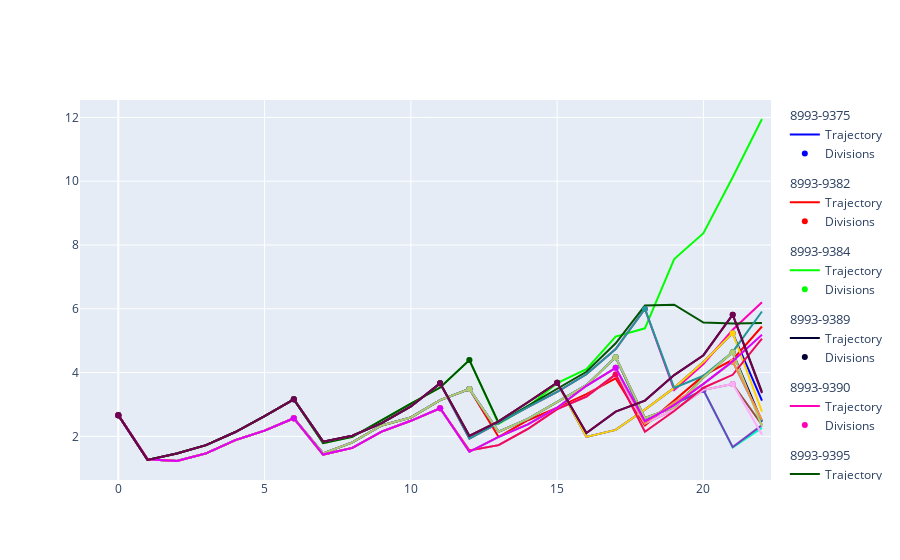

Write notebook code for a chart like this one.
### Code cell
fig = plot_cell_trajectory(
    lin0,
    "AREA",
    # start_noi=9051,
    # end_noi=[9470, 9476],
    # end_noi=9470,
    # show_divisions=False,
    color_palette=cm,
)
fig.show()

### Figure 1 — Plotly figure (JSON) as saved in the notebook; plotly's stock layout.template omitted (floating-point values rounded to 4 significant figures)
{"data": [{"legendgroup": "8993-9375", "legendgrouptitle": {"text": "8993-9375"}, "line": {"color": "rgb(0, 0, 255)"}, "mode": "lines", "name": "Trajectory", "type": "scatter", "x": [0, 1, 2, 3, 4, 5, 6, 7, 8, 9, 10, 11, 12, 13, 14, 15, 16, 17, 18, 19, 20, 21, 22], "y": [2.666, 1.263, 1.462, 1.727, 2.137, 2.632, 3.161, 1.835, 2.022, 2.412, 2.937, 3.662, 2.013, 2.469, 3.07, 3.682, 1.983, 2.202, 2.838, 3.521, 4.332, 5.237, 3.124]}, {"legendgroup": "8993-9375", "marker": {"color": "rgb(0, 0, 255)"}, "mode": "markers", "name": "Divisions", "type": "scatter", "x": [0, 6, 11, 15, 21], "y": [2.666, 3.161, 3.662, 3.682, 5.237]}, {"legendgroup": "8993-9382", "legendgrouptitle": {"text": "8993-9382"}, "line": {"color": "rgb(255, 0, 0)"}, "mode": "lines", "name": "Trajectory", "type": "scatter", "x": [0, 1, 2, 3, 4, 5, 6, 7, 8, 9, 10, 11, 12, 13, 14, 15, 16, 17, 18, 19, 20, 21, 22], "y": [2.666, 1.282, 1.228, 1.467, 1.883, 2.18, 2.569, 1.469, 1.811, 2.343, 2.592, 3.137, 3.486, 1.983, 2.506, 2.898, 3.321, 3.818, 2.345, 3.13, 3.905, 4.406, 5.445]}, {"legendgroup": "8993-9382", "marker": {"color": "rgb(255, 0, 0)"}, "mode": "markers", "name": "Divisions", "type": "scatter", "x": [0, 6, 12], "y": [2.666, 2.569, 3.486]}, {"legendgroup": "8993-9384", "legendgrouptitle": {"text": "8993-9384"}, "line": {"color": "rgb(0, 255, 0)"}, "mode": "lines", "name": "Trajectory", "type": "scatter", "x": [0, 1, 2, 3, 4, 5, 6, 7, 8, 9, 10, 11, 12, 13, 14, 15, 16, 17, 18, 19, 20, 21, 22], "y": [2.666, 1.263, 1.462, 1.727, 2.137, 2.632, 3.161, 1.79, 1.987, 2.514, 3.029, 3.532, 4.391, 2.395, 2.931, 3.669, 4.105, 5.131, 5.389, 7.558, 8.37, 10.13, 11.95]}, {"legendgroup": "8993-9384", "marker": {"color": "rgb(0, 255, 0)"}, "mode": "markers", "name": "Divisions", "type": "scatter", "x": [0, 6, 12], "y": [2.666, 3.161, 4.391]}, {"legendgroup": "8993-9389", "legendgrouptitle": {"text": "8993-9389"}, "line": {"color": "rgb(0, 0, 51)"}, "mode": "lines", "name": "Trajectory", "type": "scatter", "x": [0, 1, 2, 3, 4, 5, 6, 7, 8, 9, 10, 11, 12, 13, 14, 15, 16, 17, 18, 19, 20, 21, 22], "y": [2.666, 1.282, 1.228, 1.467, 1.883, 2.18, 2.569, 1.469, 1.811, 2.343, 2.592, 3.137, 3.486, 2.146, 2.547, 3.085, 3.606, 4.484, 2.579, 2.909, 3.844, 4.636, 2.46]}, {"legendgroup": "8993-9389", "marker": {"color": "rgb(0, 0, 51)"}, "mode": "markers", "name": "Divisions", "type": "scatter", "x": [0, 6, 12, 17, 21], "y": [2.666, 2.569, 3.486, 4.484, 4.636]}, {"legendgroup": "8993-9390", "legendgrouptitle": {"text": "8993-9390"}, "line": {"color": "rgb(255, 0, 182)"}, "mode": "lines", "name": "Trajectory", "type": "scatter", "x": [0, 1, 2, 3, 4, 5, 6, 7, 8, 9, 10, 11, 12, 13, 14, 15, 16, 17, 18, 19, 20, 21, 22], "y": [2.666, 1.263, 1.462, 1.727, 2.137, 2.632, 3.161, 1.835, 2.022, 2.412, 2.937, 3.662, 1.926, 2.428, 2.92, 3.395, 3.948, 4.738, 5.996, 3.452, 4.269, 5.343, 6.205]}, {"legendgroup": "8993-9390", "marker": {"color": "rgb(255, 0, 182)"}, "mode": "markers", "name": "Divisions", "type": "scatter", "x": [0, 6, 11, 18], "y": [2.666, 3.161, 3.662, 5.996]}, {"legendgroup": "8993-9395", "legendgrouptitle": {"text": "8993-9395"}, "line": {"color": "rgb(0, 83, 0)"}, "mode": "lines", "name": "Trajectory", "type": "scatter", "x": [0, 1, 2, 3, 4, 5, 6, 7, 8, 9, 10, 11, 12, 13, 14, 15, 16, 17, 18, 19, 20, 21, 22], "y": [2.666, 1.263, 1.462, 1.727, 2.137, 2.632, 3.161, 1.79, 1.987, 2.514, 3.029, 3.532, 4.391, 2.425, 2.957, 3.499, 4.026, 4.918, 6.1, 6.129, 5.569, 5.543, 5.556]}, {"legendgroup": "8993-9395", "marker": {"color": "rgb(0, 83, 0)"}, "mode": "markers", "name": "Divisions", "type": "scatter", "x": [0, 6, 12], "y": [2.666, 3.161, 4.391]}, {"legendgroup": "8993-9398", "legendgrouptitle": {"text": "8993-9398"}, "line": {"color": "rgb(255, 211, 0)"}, "mode": "lines", "name": "Trajectory", "type": "scatter", "x": [0, 1, 2, 3, 4, 5, 6, 7, 8, 9, 10, 11, 12, 13, 14, 15, 16, 17, 18, 19, 20, 21, 22], "y": [2.666, 1.263, 1.462, 1.727, 2.137, 2.632, 3.161, 1.835, 2.022, 2.412, 2.937, 3.662, 2.013, 2.469, 3.07, 3.682, 1.983, 2.202, 2.838, 3.521, 4.332, 5.237, 2.779]}, {"legendgroup": "8993-9398", "marker": {"color": "rgb(255, 211, 0)"}, "mode": "markers", "name": "Divisions", "type": "scatter", "x": [0, 6, 11, 15, 21], "y": [2.666, 3.161, 3.662, 3.682, 5.237]}, {"legendgroup": "8993-9402", "legendgrouptitle": {"text": "8993-9402"}, "line": {"color": "rgb(0, 159, 255)"}, "mode": "lines", "name": "Trajectory", "type": "scatter", "x": [0, 1, 2, 3, 4, 5, 6, 7, 8, 9, 10, 11, 12, 13, 14, 15, 16, 17, 18, 19, 20, 21, 22], "y": [2.666, 1.282, 1.228, 1.467, 1.883, 2.18, 2.569, 1.43, 1.638, 2.148, 2.488, 2.883, 1.516, 1.985, 2.378, 2.898, 3.586, 4.148, 2.408, 3.063, 3.642, 4.343, 2.488]}, {"legendgroup": "8993-9402", "marker": {"color": "rgb(0, 159, 255)"}, "mode": "markers", "name": "Divisions", "type": "scatter", "x": [0, 6, 11, 17, 21], "y": [2.666, 2.569, 2.883, 4.148, 4.343]}, {"legendgroup": "8993-9416", "legendgrouptitle": {"text": "8993-9416"}, "line": {"color": "rgb(154, 77, 66)"}, "mode": "lines", "name": "Trajectory", "type": "scatter", "x": [0, 1, 2, 3, 4, 5, 6, 7, 8, 9, 10, 11, 12, 13, 14, 15, 16, 17, 18, 19, 20, 21, 22], "y": [2.666, 1.282, 1.228, 1.467, 1.883, 2.18, 2.569, 1.43, 1.638, 2.148, 2.488, 2.883, 1.558, 1.725, 2.232, 2.855, 3.25, 3.944, 2.408, 2.842, 3.458, 3.642, 2.358]}, {"legendgroup": "8993-9416", "marker": {"color": "rgb(154, 77, 66)"}, "mode": "markers", "name": "Divisions", "type": "scatter", "x": [0, 6, 11, 17, 21], "y": [2.666, 2.569, 2.883, 3.944, 3.642]}, {"legendgroup": "8993-9440", "legendgrouptitle": {"text": "8993-9440"}, "line": {"color": "rgb(0, 255, 190)"}, "mode": "lines", "name": "Trajectory", "type": "scatter", "x": [0, 1, 2, 3, 4, 5, 6, 7, 8, 9, 10, 11, 12, 13, 14, 15, 16, 17, 18, 19, 20, 21, 22], "y": [2.666, 1.282, 1.228, 1.467, 1.883, 2.18, 2.569, 1.469, 1.811, 2.343, 2.592, 3.137, 3.486, 2.146, 2.547, 3.085, 3.606, 4.484, 2.477, 3.009, 3.454, 1.653, 2.265]}, {"legendgroup": "8993-9440", "marker": {"color": "rgb(0, 255, 190)"}, "mode": "markers", "name": "Divisions", "type": "scatter", "x": [0, 6, 12, 17, 20], "y": [2.666, 2.569, 3.486, 4.484, 3.454]}, {"legendgroup": "8993-9444", "legendgrouptitle": {"text": "8993-9444"}, "line": {"color": "rgb(120, 63, 193)"}, "mode": "lines", "name": "Trajectory", "type": "scatter", "x": [0, 1, 2, 3, 4, 5, 6, 7, 8, 9, 10, 11, 12, 13, 14, 15, 16, 17, 18, 19, 20, 21, 22], "y": [2.666, 1.282, 1.228, 1.467, 1.883, 2.18, 2.569, 1.469, 1.811, 2.343, 2.592, 3.137, 3.486, 2.146, 2.547, 3.085, 3.606, 4.484, 2.477, 3.009, 3.454, 1.664, 2.352]}, {"legendgroup": "8993-9444", "marker": {"color": "rgb(120, 63, 193)"}, "mode": "markers", "name": "Divisions", "type": "scatter", "x": [0, 6, 12, 17, 20], "y": [2.666, 2.569, 3.486, 4.484, 3.454]}, {"legendgroup": "8993-9446", "legendgrouptitle": {"text": "8993-9446"}, "line": {"color": "rgb(31, 150, 152)"}, "mode": "lines", "name": "Trajectory", "type": "scatter", "x": [0, 1, 2, 3, 4, 5, 6, 7, 8, 9, 10, 11, 12, 13, 14, 15, 16, 17, 18, 19, 20, 21, 22], "y": [2.666, 1.263, 1.462, 1.727, 2.137, 2.632, 3.161, 1.835, 2.022, 2.412, 2.937, 3.662, 1.926, 2.428, 2.92, 3.395, 3.948, 4.738, 5.996, 3.521, 3.901, 4.647, 5.916]}, {"legendgroup": "8993-9446", "marker": {"color": "rgb(31, 150, 152)"}, "mode": "markers", "name": "Divisions", "type": "scatter", "x": [0, 6, 11, 18], "y": [2.666, 3.161, 3.662, 5.996]}, {"legendgroup": "8993-9448", "legendgrouptitle": {"text": "8993-9448"}, "line": {"color": "rgb(255, 172, 253)"}, "mode": "lines", "name": "Trajectory", "type": "scatter", "x": [0, 1, 2, 3, 4, 5, 6, 7, 8, 9, 10, 11, 12, 13, 14, 15, 16, 17, 18, 19, 20, 21, 22], "y": [2.666, 1.282, 1.228, 1.467, 1.883, 2.18, 2.569, 1.43, 1.638, 2.148, 2.488, 2.883, 1.558, 1.725, 2.232, 2.855, 3.25, 3.944, 2.408, 2.842, 3.458, 3.642, 2.057]}, {"legendgroup": "8993-9448", "marker": {"color": "rgb(255, 172, 253)"}, "mode": "markers", "name": "Divisions", "type": "scatter", "x": [0, 6, 11, 17, 21], "y": [2.666, 2.569, 2.883, 3.944, 3.642]}, {"legendgroup": "8993-9449", "legendgrouptitle": {"text": "8993-9449"}, "line": {"color": "rgb(177, 204, 113)"}, "mode": "lines", "name": "Trajectory", "type": "scatter", "x": [0, 1, 2, 3, 4, 5, 6, 7, 8, 9, 10, 11, 12, 13, 14, 15, 16, 17, 18, 19, 20, 21, 22], "y": [2.666, 1.282, 1.228, 1.467, 1.883, 2.18, 2.569, 1.469, 1.811, 2.343, 2.592, 3.137, 3.486, 2.146, 2.547, 3.085, 3.606, 4.484, 2.579, 2.909, 3.844, 4.636, 2.313]}, {"legendgroup": "8993-9449", "marker": {"color": "rgb(177, 204, 113)"}, "mode": "markers", "name": "Divisions", "type": "scatter", "x": [0, 6, 12, 17, 21], "y": [2.666, 2.569, 3.486, 4.484, 4.636]}, {"legendgroup": "8993-9463", "legendgrouptitle": {"text": "8993-9463"}, "line": {"color": "rgb(241, 8, 92)"}, "mode": "lines", "name": "Trajectory", "type": "scatter", "x": [0, 1, 2, 3, 4, 5, 6, 7, 8, 9, 10, 11, 12, 13, 14, 15, 16, 17, 18, 19, 20, 21, 22], "y": [2.666, 1.282, 1.228, 1.467, 1.883, 2.18, 2.569, 1.43, 1.638, 2.148, 2.488, 2.883, 1.558, 1.725, 2.232, 2.855, 3.25, 3.944, 2.143, 2.794, 3.525, 3.931, 5.061]}, {"legendgroup": "8993-9463", "marker": {"color": "rgb(241, 8, 92)"}, "mode": "markers", "name": "Divisions", "type": "scatter", "x": [0, 6, 11, 17], "y": [2.666, 2.569, 2.883, 3.944]}, {"legendgroup": "8993-9465", "legendgrouptitle": {"text": "8993-9465"}, "line": {"color": "rgb(254, 143, 66)"}, "mode": "lines", "name": "Trajectory", "type": "scatter", "x": [0, 1, 2, 3, 4, 5, 6, 7, 8, 9, 10, 11, 12, 13, 14, 15, 16, 17, 18, 19, 20, 21, 22], "y": [2.666, 1.282, 1.228, 1.467, 1.883, 2.18, 2.569, 1.43, 1.638, 2.148, 2.488, 2.883, 1.516, 1.985, 2.378, 2.898, 3.586, 4.148, 2.408, 3.063, 3.642, 4.343, 2.519]}, {"legendgroup": "8993-9465", "marker": {"color": "rgb(254, 143, 66)"}, "mode": "markers", "name": "Divisions", "type": "scatter", "x": [0, 6, 11, 17, 21], "y": [2.666, 2.569, 2.883, 4.148, 4.343]}, {"legendgroup": "8993-9470", "legendgrouptitle": {"text": "8993-9470"}, "line": {"color": "rgb(221, 0, 255)"}, "mode": "lines", "name": "Trajectory", "type": "scatter", "x": [0, 1, 2, 3, 4, 5, 6, 7, 8, 9, 10, 11, 12, 13, 14, 15, 16, 17, 18, 19, 20, 21, 22], "y": [2.666, 1.282, 1.228, 1.467, 1.883, 2.18, 2.569, 1.43, 1.638, 2.148, 2.488, 2.883, 1.516, 1.985, 2.378, 2.898, 3.586, 4.148, 2.473, 2.976, 3.647, 4.354, 5.187]}, {"legendgroup": "8993-9470", "marker": {"color": "rgb(221, 0, 255)"}, "mode": "markers", "name": "Divisions", "type": "scatter", "x": [0, 6, 11, 17], "y": [2.666, 2.569, 2.883, 4.148]}, {"legendgroup": "8993-9476", "legendgrouptitle": {"text": "8993-9476"}, "line": {"color": "rgb(32, 26, 1)"}, "mode": "lines", "name": "Trajectory", "type": "scatter", "x": [0, 1, 2, 3, 4, 5, 6, 7, 8, 9, 10, 11, 12, 13, 14, 15, 16, 17, 18, 19, 20, 21, 22], "y": [2.666, 1.263, 1.462, 1.727, 2.137, 2.632, 3.161, 1.835, 2.022, 2.412, 2.937, 3.662, 2.013, 2.469, 3.07, 3.682, 2.104, 2.777, 3.122, 3.922, 4.545, 5.816, 3.399]}, {"legendgroup": "8993-9476", "marker": {"color": "rgb(32, 26, 1)"}, "mode": "markers", "name": "Divisions", "type": "scatter", "x": [0, 6, 11, 15, 21], "y": [2.666, 3.161, 3.662, 3.682, 5.816]}, {"legendgroup": "8993-9480", "legendgrouptitle": {"text": "8993-9480"}, "line": {"color": "rgb(114, 0, 85)"}, "mode": "lines", "name": "Trajectory", "type": "scatter", "x": [0, 1, 2, 3, 4, 5, 6, 7, 8, 9, 10, 11, 12, 13, 14, 15, 16, 17, 18, 19, 20, 21, 22], "y": [2.666, 1.263, 1.462, 1.727, 2.137, 2.632, 3.161, 1.835, 2.022, 2.412, 2.937, 3.662, 2.013, 2.469, 3.07, 3.682, 2.104, 2.777, 3.122, 3.922, 4.545, 5.816, 3.358]}, {"legendgroup": "8993-9480", "marker": {"color": "rgb(114, 0, 85)"}, "mode": "markers", "name": "Divisions", "type": "scatter", "x": [0, 6, 11, 15, 21], "y": [2.666, 3.161, 3.662, 3.682, 5.816]}], "layout": {}}
